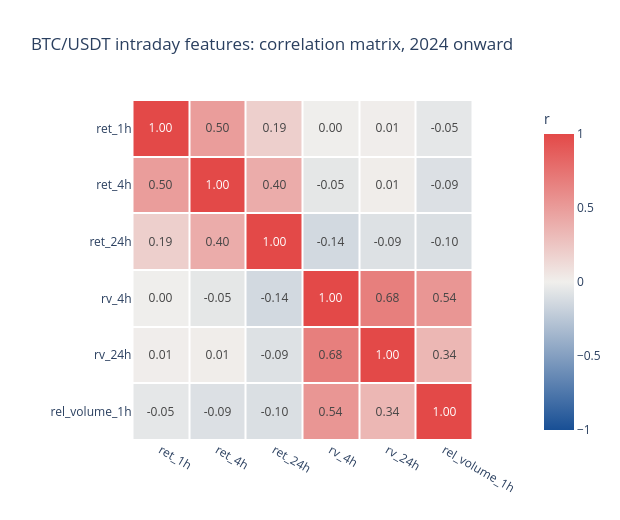

The notebook cell saved with this chart:
### Code cell
fig = px.imshow(
    corr, x=corr_cols, y=corr_cols, zmin=-1, zmax=1, text_auto=".2f", aspect="equal",
    color_continuous_scale=[[0.0, "#184f95"], [0.5, "#f0efec"], [1.0, "#e34948"]],
    title="BTC/USDT intraday features: correlation matrix, 2024 onward",
)
fig.update_traces(xgap=2, ygap=2, hovertemplate="%{y} vs %{x}: %{z:.3f}<extra></extra>")
fig.update_layout(height=520, width=620, plot_bgcolor="white",
                  coloraxis_colorbar=dict(title="r"), xaxis_title=None, yaxis_title=None)
fig.show()

### Figure 1 — Plotly figure (JSON) as saved in the notebook; plotly's stock layout.template omitted (floating-point values rounded to 4 significant figures)
{"data": [{"coloraxis": "coloraxis", "hovertemplate": "%{y} vs %{x}: %{z:.3f}<extra></extra>", "name": "0", "texttemplate": "%{z:.2f}", "type": "heatmap", "x": ["ret_1h", "ret_4h", "ret_24h", "rv_4h", "rv_24h", "rel_volume_1h"], "xaxis": "x", "xgap": 2, "y": ["ret_1h", "ret_4h", "ret_24h", "rv_4h", "rv_24h", "rel_volume_1h"], "yaxis": "y", "ygap": 2, "z": [[1.0, 0.4953, 0.1947, -0.003549, 0.00912, -0.04864], [0.4953, 1.0, 0.4014, -0.05282, 0.01015, -0.09314], [0.1947, 0.4014, 1.0, -0.1397, -0.08776, -0.1], [-0.003549, -0.05282, -0.1397, 1.0, 0.6753, 0.5359], [0.00912, 0.01015, -0.08776, 0.6753, 1.0, 0.34], [-0.04864, -0.09314, -0.1, 0.5359, 0.34, 1.0]]}], "layout": {"coloraxis": {"autocolorscale": false, "cmax": 1, "cmin": -1, "colorbar": {"title": {"text": "r"}}, "colorscale": [[0.0, "#184f95"], [0.5, "#f0efec"], [1.0, "#e34948"]]}, "height": 520, "plot_bgcolor": "white", "title": {"text": "BTC/USDT intraday features: correlation matrix, 2024 onward"}, "width": 620, "xaxis": {"anchor": "y", "constrain": "domain", "domain": [0.0, 1.0], "scaleanchor": "y", "title": {}}, "yaxis": {"anchor": "x", "autorange": "reversed", "constrain": "domain", "domain": [0.0, 1.0], "title": {}}}}
